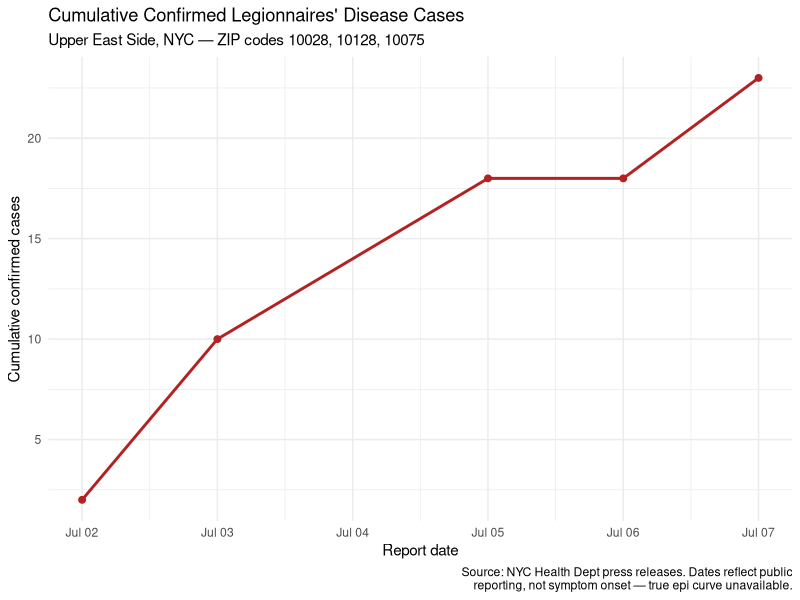
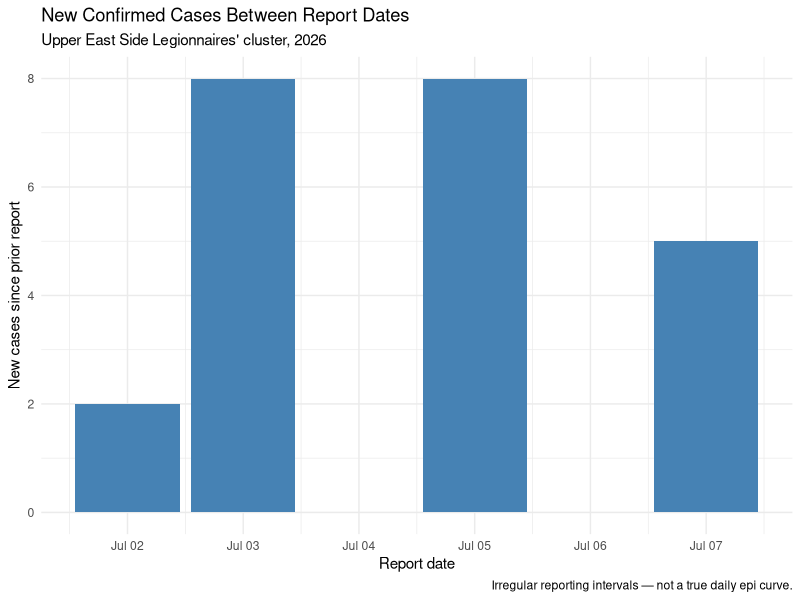
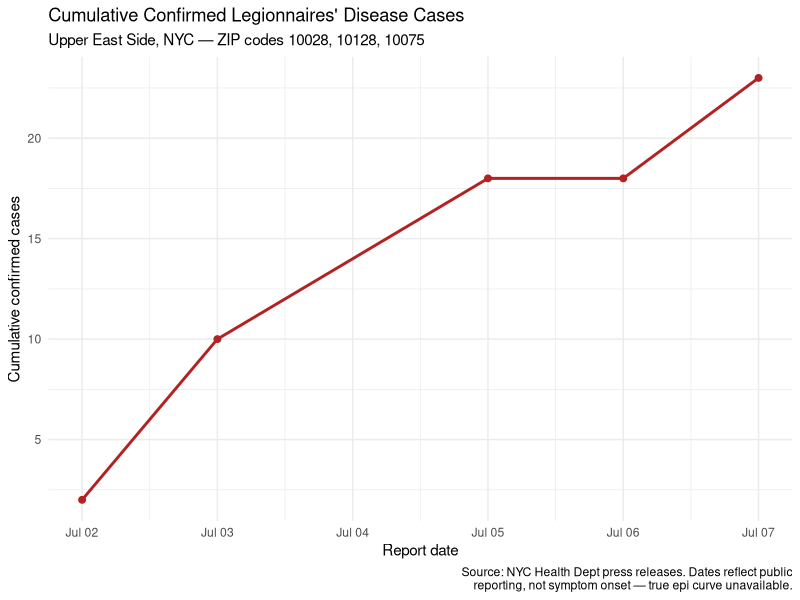
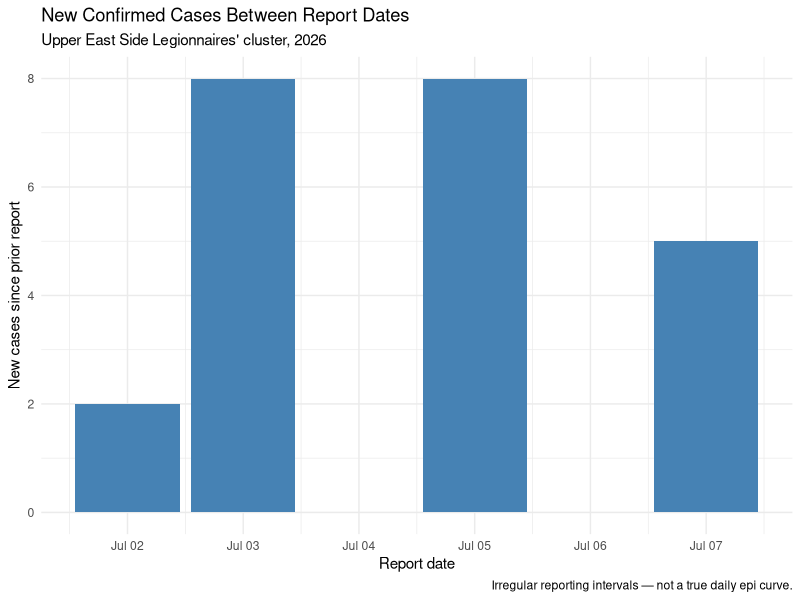

Generate these figures, in order, with R:
## ---- chunk 1
knitr::opts_chunk$set(echo = TRUE, message = FALSE, warning = FALSE)
library(tidyverse)
## ---- chunk 2
ues_legionnaires <- tibble(
  report_date = as.Date(c("2026-07-02", "2026-07-03", "2026-07-05",
                           "2026-07-06", "2026-07-07")),
  cumulative_cases = c(2, 10, 18, 18, 23),
  source_url = c(
    "https://www.nyc.gov/site/doh/about/press/pr2026/nyc-health-dept-investigating-legionnaires-cluster-ues.page",
    "https://ny1.com/nyc/all-boroughs/news/2026/07/06/legionnaires--cluster-grows-to-14-cases-on-upper-east-side",
    "https://ny1.com/nyc/all-boroughs/politics/2026/07/06/18-legionnaires-cases-upper-east-side-",
    "https://www.amny.com/news/legionnaires-disease-outbreak-upper-east-side-07062026/",
    "https://ny1.com/nyc/all-boroughs/health/2026/07/07/legionnaires--cluster-upper-east-side-new-york-city-2026"
  )
) %>%
  mutate(new_cases = cumulative_cases - lag(cumulative_cases, default = 0))

ues_legionnaires %>%
  select(report_date, cumulative_cases, new_cases) %>%
  knitr::kable(col.names = c("Report date", "Cumulative cases", "New cases since prior report"))
## ---- chunk 3
p_cumulative <- ggplot(ues_legionnaires, aes(x = report_date, y = cumulative_cases)) +
  geom_line(color = "firebrick", linewidth = 1) +
  geom_point(size = 2, color = "firebrick") +
  scale_x_date(date_breaks = "1 day", date_labels = "%b %d") +
  labs(
    title = "Cumulative Confirmed Legionnaires' Disease Cases",
    subtitle = "Upper East Side, NYC — ZIP codes 10028, 10128, 10075",
    x = "Report date", y = "Cumulative confirmed cases",
    caption = "Source: NYC Health Dept press releases. Dates reflect public\nreporting, not symptom onset — true epi curve unavailable."
  ) +
  theme_minimal()

p_cumulative

ggsave("../output/ues_legionnaires_cumulative_curve.png",
       plot = p_cumulative, width = 8, height = 5, dpi = 300)
## ---- chunk 4
p_new_cases <- ggplot(ues_legionnaires, aes(x = report_date, y = new_cases)) +
  geom_col(fill = "steelblue") +
  scale_x_date(date_breaks = "1 day", date_labels = "%b %d") +
  labs(
    title = "New Confirmed Cases Between Report Dates",
    subtitle = "Upper East Side Legionnaires' cluster, 2026",
    x = "Report date", y = "New cases since prior report",
    caption = "Irregular reporting intervals — not a true daily epi curve."
  ) +
  theme_minimal()

p_new_cases

ggsave("../output/ues_legionnaires_new_cases.png",
       plot = p_new_cases, width = 8, height = 5, dpi = 300)
